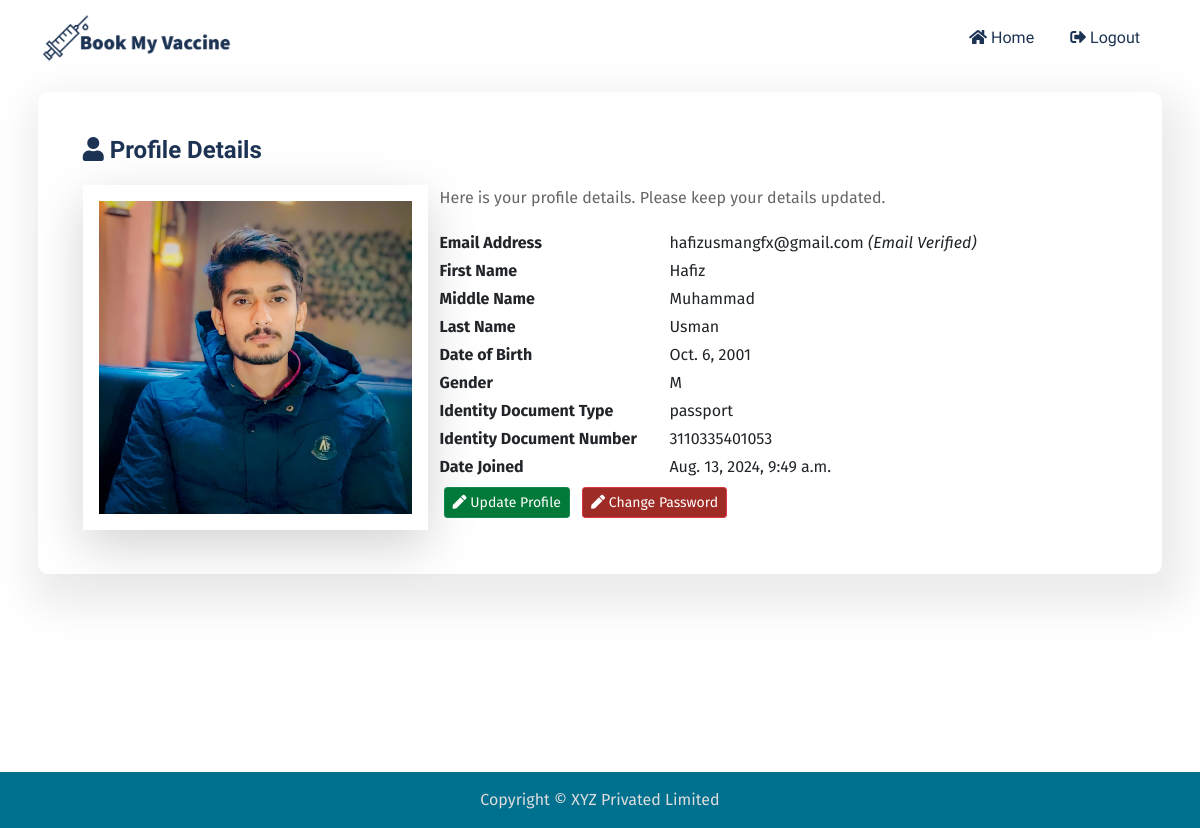
Page /accounts/profile-view/ (signed in) on the committed database.
### user/models.py (models this page shows, shortened)
class User(AbstractBaseUser, PermissionsMixin):
    email = models.EmailField(max_length= 255, unique=True)
    first_name = models.CharField(max_length=255, blank=True, null=True)
    middle_name = models.CharField(max_length=255, blank=True, null=True)
    last_name = models.CharField(max_length=255, blank=True, null=True)
    date_of_birth = models.DateField(null = True, blank=True, help_text="yy-mm-dd")
    gender = models.CharField(max_length=1, choices=[('M', "male"), ('F', 'female')])
    blood_group = models.CharField(max_length=3, null=True, blank=True, choices=Blood_Group_Choices)
    identity_document_number = models.CharField(max_length=255, null=True, blank=True)
    identity_document_type = models.CharField(max_length=255, choices=Document_Choices, null=True, blank=True)
    photo = models.ImageField(null=True, blank=True, upload_to="profile_image/")
    date_joined = models.DateTimeField(default= timezone.now)
    last_updated = models.DateTimeField(auto_now=True)
    is_email_verified = models.BooleanField(default=False)
    is_active = models.BooleanField(default=True)
    is_staff = models.BooleanField(default=False)
    is_superuser = models.BooleanField(default=False)
    USERNAME_FIELD = "email"
    REQUIRED_FIELDS = ["first_name", "last_name"]
    objects = UserManager()

### user/views.py (the view)
# urls.py: path("profile-view/", views.profile_view, name="profile_view"),
@login_required
def profile_view(request):
    context = {
        "user": request.user
    }
    return render(request, "user/profile_view.html", context)

### user/templates/user/profile_view.html (shortened to what this page needs)
{% extends "mysite/base.html" %}
{% block content %}
<div class="card mb-3">
  <div class="card-body">
    <h5 class="card-title mb-4">
      <i class="fas fa-user"></i> Profile Details
    </h5>
    <div class="container">
      <div class="row">
        <div class="col-12 col-lg-4 shadow-lg p-0">
          {% if user.photo %}
          <img src={{ user.photo.url }} alt="Profile Picture" class="profile-img">
          {% endif %}
        </div>
        <div class="col-12 col-lg-8">
          <div class="row mb-1">
            <p>Here is your profile details. Please keep your details updated.</p>
          </div>
          <div class="row mb-1">
            <div class="col-5 col-sm-4 fw-bold">
              Email Address
            </div>
            <div class="col-7 col-sm-8">
              {{ user.email }}
              {% if user.is_email_verified %}
              <i>(Email Verified)</i>
              {% else %}
              (<a href="{% url 'user:varify_email' %}">Verify Email</a>)
              {% endif %}
            </div>
          </div>
          <div class="row mb-1">
            <div class="col-5 col-sm-4 fw-bold">
              First Name
            </div>
            <div class="col-7 col-sm-8">
              {{ user.first_name }}
            </div>
          </div>
          <div class="row mb-1">
            <div class="col-5 col-sm-4 fw-bold">
              Middle Name
            </div>
            <div class="col-7 col-sm-8">
              {{ user.middle_name }}
            </div>
          </div>
          <div class="row mb-1">
            <div class="col-5 col-sm-4 fw-bold">
              Last Name
            </div>
            <div class="col-7 col-sm-8">
              {{ user.last_name }}
            </div>
          </div>
          <div class="row mb-1">
            <div class="col-5 col-sm-4 fw-bold">
              Date of Birth
            </div>
            <div class="col-7 col-sm-8">
              {{ user.date_of_birth }}
            </div>
          </div>
          <div class="row mb-1">
            <div class="col-5 col-sm-4 fw-bold">
              Gender
            </div>
            <div class="col-7 col-sm-8">
              {{ user.gender }}
            </div>
          </div>
          <div class="row mb-1">
            <div class="col-5 col-sm-4 fw-bold">
              Identity Document Type
            </div>
            <div class="col-7 col-sm-8">
              {{ user.identity_document_type }}
            </div>
          </div>
          <div class="row mb-1">
            <div class="col-5 col-sm-4 fw-bold">
              Identity Document Number
            </div>
            <div class="col-7 col-sm-8">
              {{ user.identity_document_number }}
            </div>
          </div>
          <div class="row mb-1">
            <div class="col-5 col-sm-4 fw-bold">
              Date Joined
            </div>
            <div class="col-7 col-sm-8">
              {{ user.date_joined }}
            </div>
          </div>
          <div class="row mb-1 btn-container">
            <div class="col-12">
              <button class="btn btn-sm btn-success m-1">
                <a href="{% url 'user:profile_update' %}"><i class="fas fa-pen"></i>
                  Update Profile</a>
              </button>
              <button class="btn btn-sm btn-danger m-1">
                <a href="{% url 'user:change_password' %}"><i class="fas fa-pen"></i>
                  Change Password</a>
              </button>
            </div>
          </div>
        </div>
      </div>
    </div>
  </div>
</div>
{% endblock content %}

### static/css/styles.css (style rules this page uses)
* { box-sizing: border-box; margin: 0; padding: 0; }
:root { --primary-color: #1d3354; --secondary-color: #424b4d; --success-color: #017a39; --info-color: #00708f; --danger-color: #9e2b25; --warning-color: #fbe44b; --bg-light-blue: #00708f; --bg-light: #666; --bg-white: #fff; --primary-font: "Fira Sans", sans-serif; --secondary-font: "Signika Negative", sans-serif; --primary-text: #1d3354; --secondary-text: #9e2b25; --text-white: #fff; --text-black: #222; --text-grey: #666; --text-light: #ddd; }
body { font-family: var(--primary-font); background-color: var(--bg-white); }
a { text-decoration: none; }
h5 { font-size: 1.5rem; margin-bottom: 1.25rem; line-height: 1.2rem; font-weight: 600; color: var(--primary-text); margin-bottom: 0.9375rem; font-family: var(--secondary-font); }
p { font-size: 1rem; color: var(--text-grey); line-height: 1.625rem; }
.card { border-radius: 0.625rem; background-color: var(--bg-white); box-shadow: 0.5084rem 1.1419rem 2.5rem 1rem rgb(0 0 0 / 8%); padding: 0.5rem; transition: all 0.4s; border: 0; }
.btn-container .btn a, .btn-container .btn:hover a, .btn-container .btn a:hover { color: #fff !important; }
.profile-img { height: 100%; width: 100%; padding: 1rem; }
.btn-success, .btn-success:hover, .btn-success:active, .btn-success:visited { background-color: var(--success-color) !important; }
.btn-danger, .btn-danger:hover, .btn-danger:active, .btn-danger:visited { background-color: var(--danger-color) !important; }
@media (min-width: 923px) and (max-width: 1200px) { .card { padding: 1.8rem; } }

### rows in the picture
User: photo (picture), email "hafizusmangfx@gmail.com", first_name "Hafiz", middle_name "Muhammad", last_name "Usman", date_of_birth "Oct. 6, 2001", gender "M", identity_document_type "passport", identity_document_number "3110335401053", date_joined "Aug. 13, 2024, 9:49 a.m."
